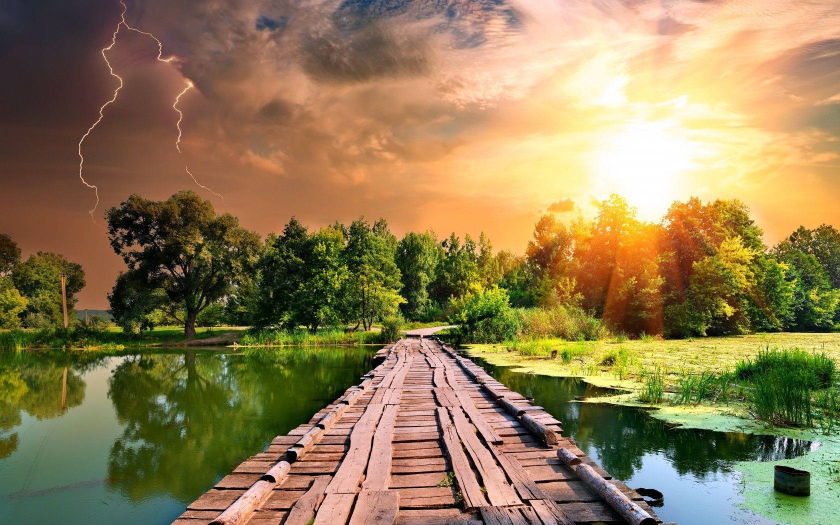
#> input picture Image Processing/imgs/image.jpg, 1680 x 1050 px, found by its file name (shown at 1/2 size)
$ python main.py
#> lines starting #> are read from the running program, lines starting #| are printed output that depends on the picture
import numpy as np
import cv2 as cv
import math

image = cv.imread('image.jpg')
#> image is the input picture: shape (1050, 1680, 3); mean B, G, R 84.3, 124.4, 144.2
resized_image = cv.resize(image, (900, 650))
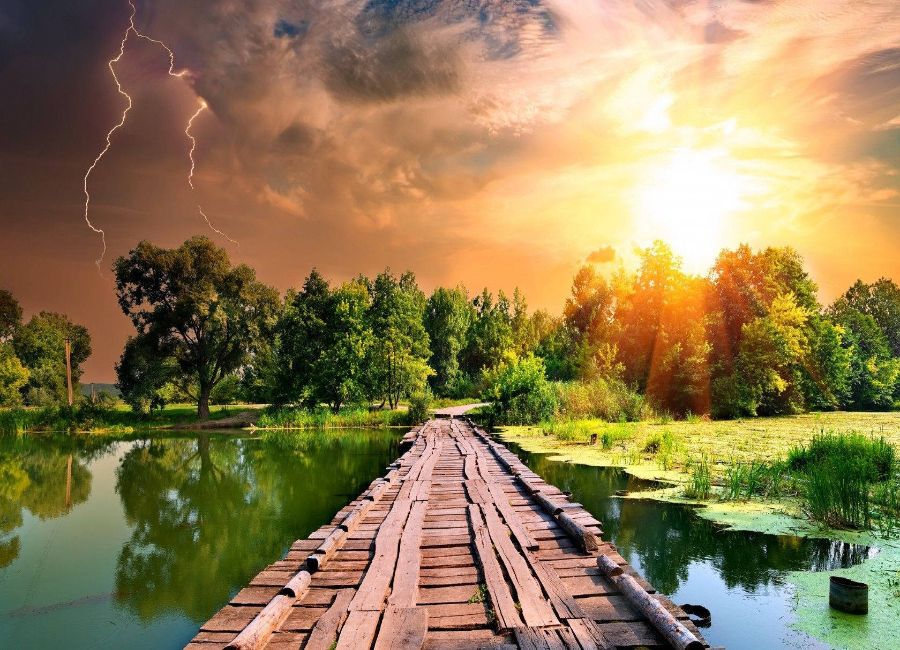
#> resized_image: shape (650, 900, 3); mean B, G, R 84.2, 124.3, 144.1
cv.imshow('Image',image)
cv.imshow('Resized Image',resized_image)
image_gray = cv.cvtColor(resized_image, cv.COLOR_BGR2GRAY)
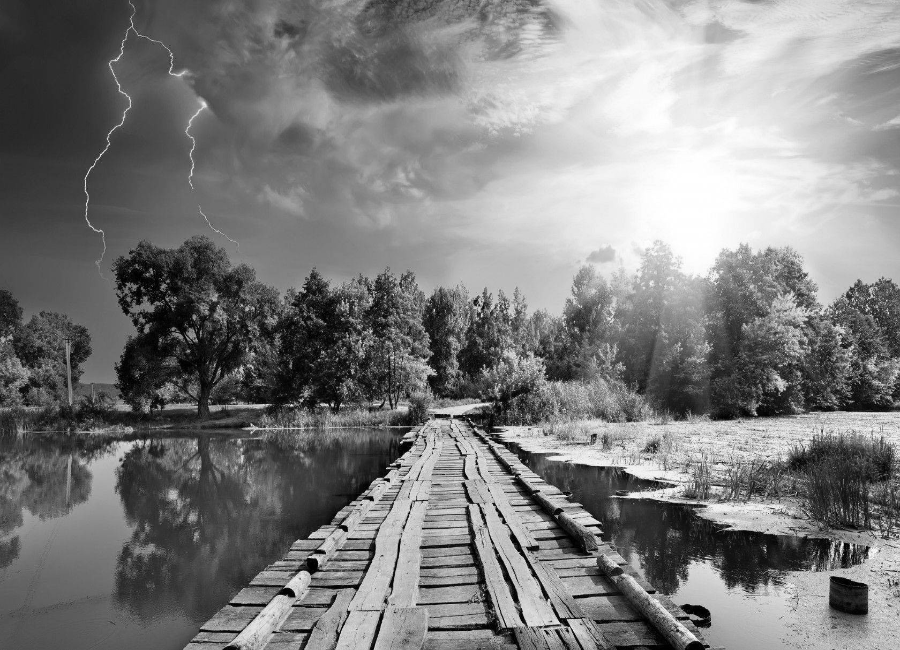
#> image_gray: shape (650, 900); min 0, max 255, mean 125.7
cv.imshow("Gray Image",image_gray)

# Derivative Filter
der_filter = np.array([-0.5,0,0.5])
anchor = 1

n_rows = image_gray.shape[0]
#> n_rows = 650
n_cols = image_gray.shape[1]
#> n_cols = 900


filtered_image = np.zeros_like(image_gray)

# Gradient
gradient = np.zeros((2,))
for col in range(n_cols):
    for row in range(n_rows):
        di_dx1 = der_filter[anchor]*image_gray[row,col]
        di_dx2 = der_filter[anchor]*image_gray[row,col]
        for i in range(len(der_filter)):
            if i != anchor:
                traverse = i-anchor
                r = row + traverse
                c = col + traverse
                if r<0:
                    val = 0
                else:
                    try:
                        val = image_gray[r,col]
                    except:
                        val = 0
                di_dx1 += val*der_filter[i]

                gradient[0] = abs(di_dx1)
                if c<0:
                    val = 0
                else:
                    try:
                        val = image_gray[row,c]
                    except:
                        val = 0
                di_dx2 += val*der_filter[i]
                gradient[1] = abs(di_dx2)
        mag_gradient = math.sqrt(sum(pow(element, 2) for element in gradient))
        if mag_gradient > 255:
            filtered_image[row,col] = 255
        else:
            filtered_image[row,col] = mag_gradient
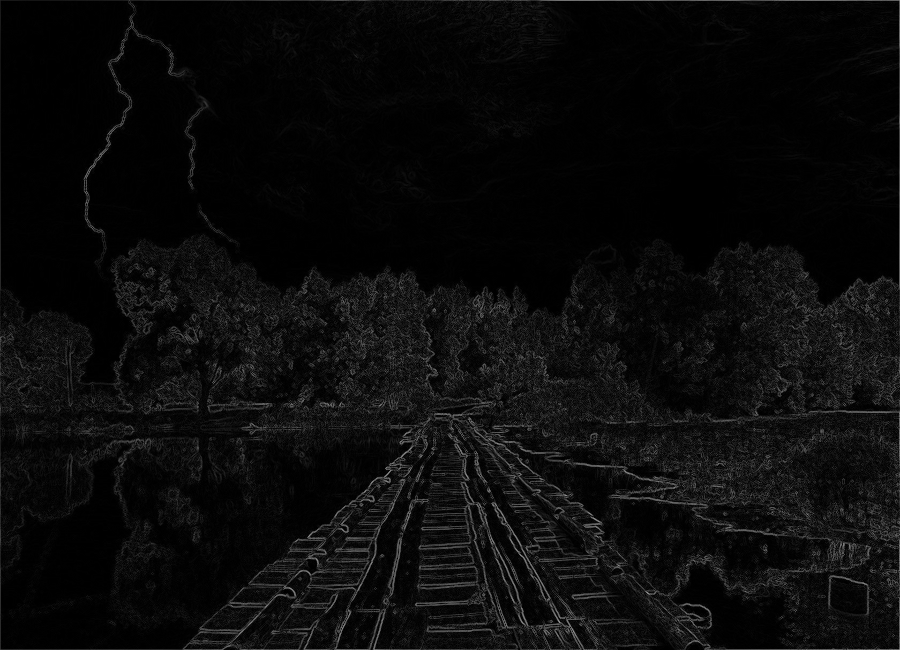
#> filtered_image: shape (650, 900); min 0, max 149, mean 10.9
#> after the loop, gradient = [98, 95.5]

cv.imshow('Derivative Filter',filtered_image)


cv.waitKey(0)
cv.destroyAllWindows()

$ run again, with Image Processing/imgs/book.jpg copied over Image Processing/imgs/image.jpg
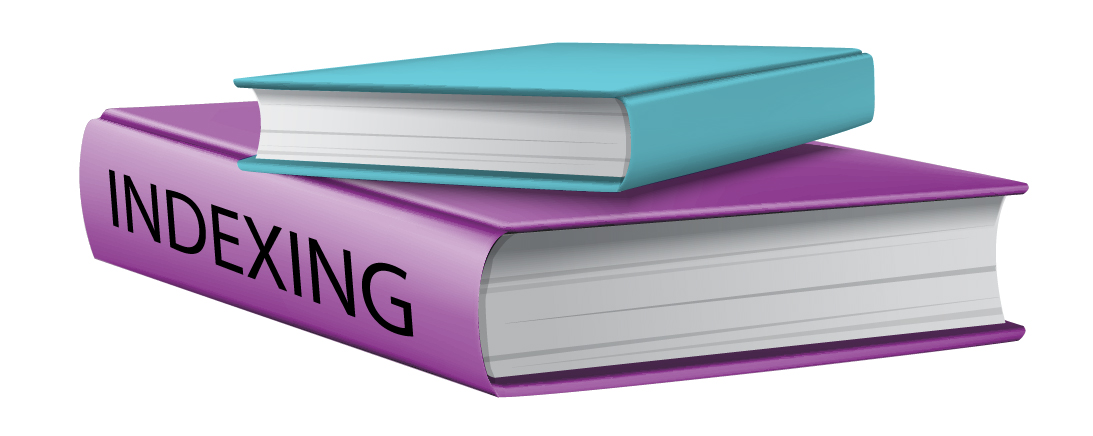
#> input picture Image Processing/imgs/book.jpg, 1093 x 436 px, found by its file name
#> image is the input picture: shape (436, 1093, 3); mean B, G, R 210, 195.9, 199.6
#> `image_gray = cv.cvtColor(resized_image, cv.COLOR_BGR2GRAY)`:
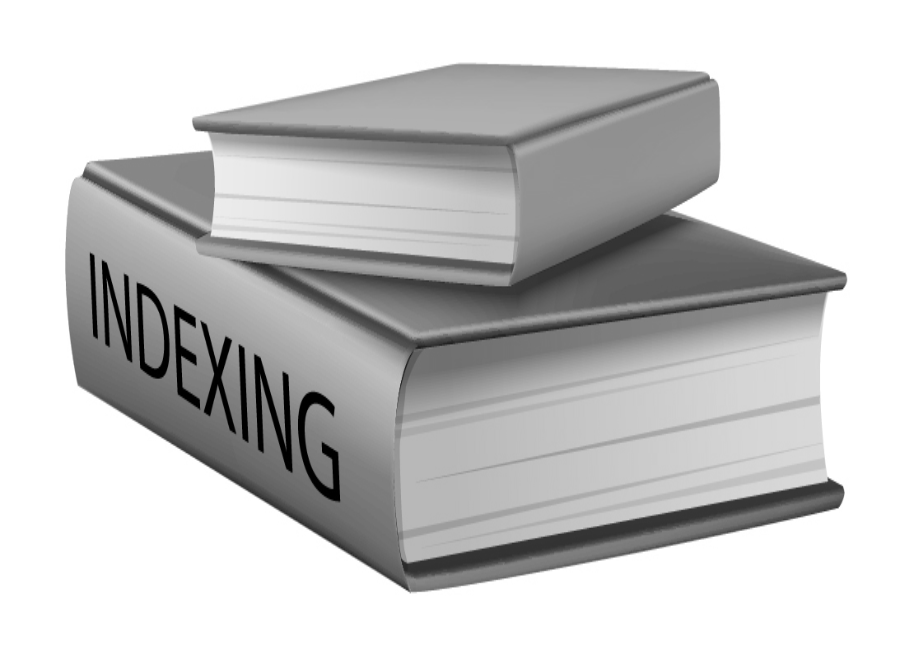
#> image_gray: shape (650, 900); min 0, max 255, mean 198.5
#> after the loop `for col in range(n_cols):`:
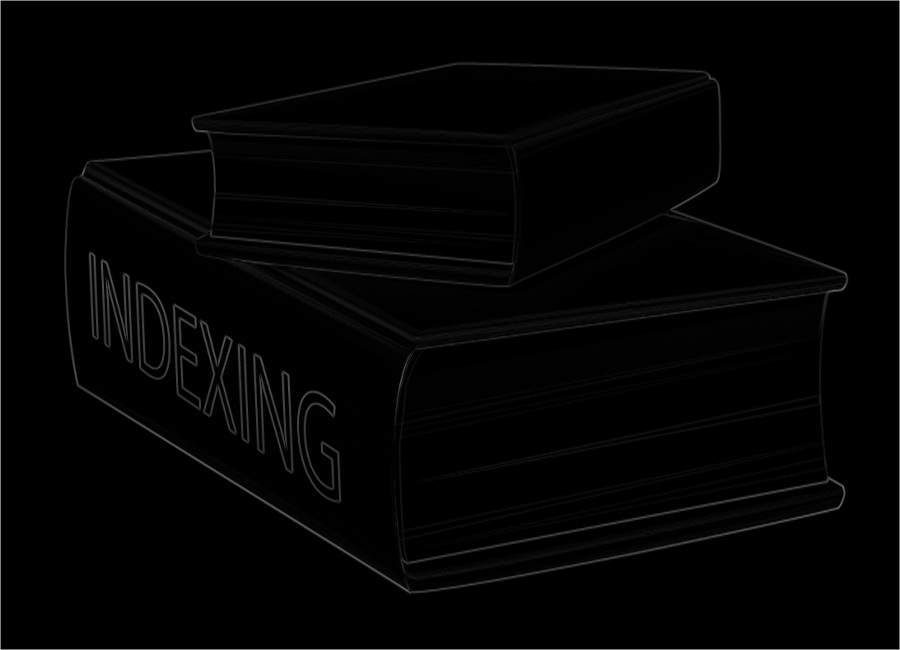
#> filtered_image: shape (650, 900); min 0, max 180, mean 3.1
#> after the loop `for col in range(n_cols):`: gradient = [127.5, 127.5]

$ run again, with Image Processing/imgs/denoised.jpg copied over Image Processing/imgs/image.jpg
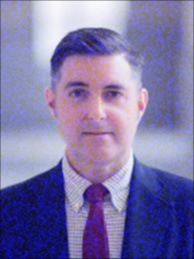
#> input picture Image Processing/imgs/denoised.jpg, 194 x 259 px, found by its file name
#> image is the input picture: shape (259, 194, 3); mean B, G, R 167.4, 118.5, 125.9
#> `image_gray = cv.cvtColor(resized_image, cv.COLOR_BGR2GRAY)`:
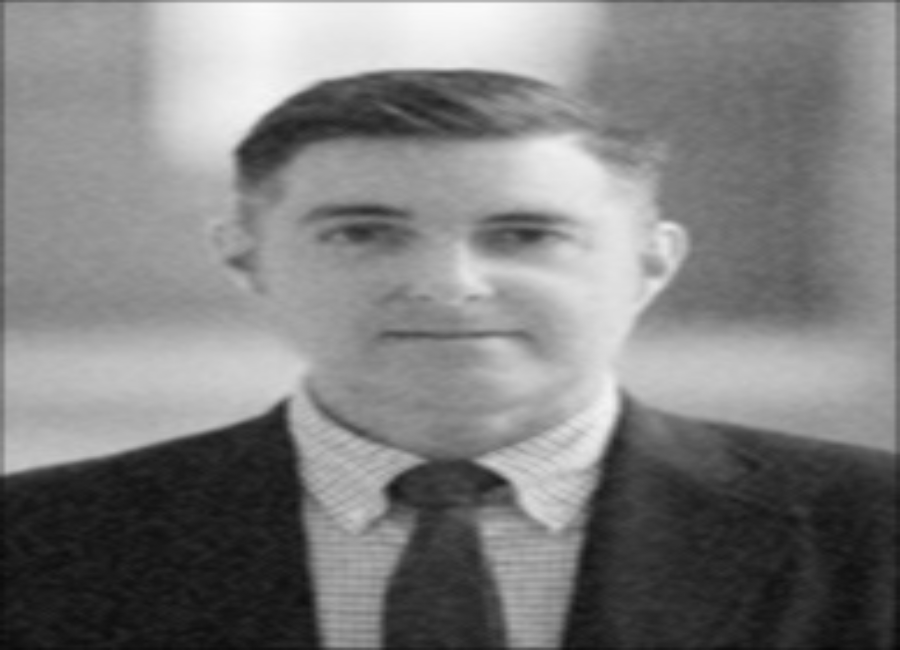
#> image_gray: shape (650, 900); min 7, max 250, mean 126.2
#> after the loop `for col in range(n_cols):`:
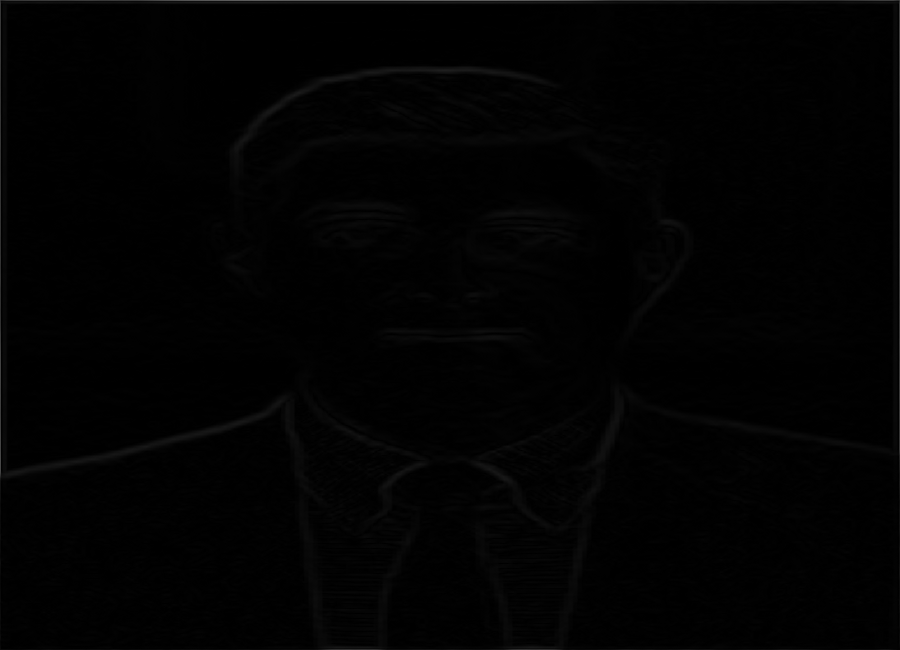
#> filtered_image: shape (650, 900); min 0, max 94, mean 1.8
#> after the loop `for col in range(n_cols):`: gradient = [3.5, 3.5]
